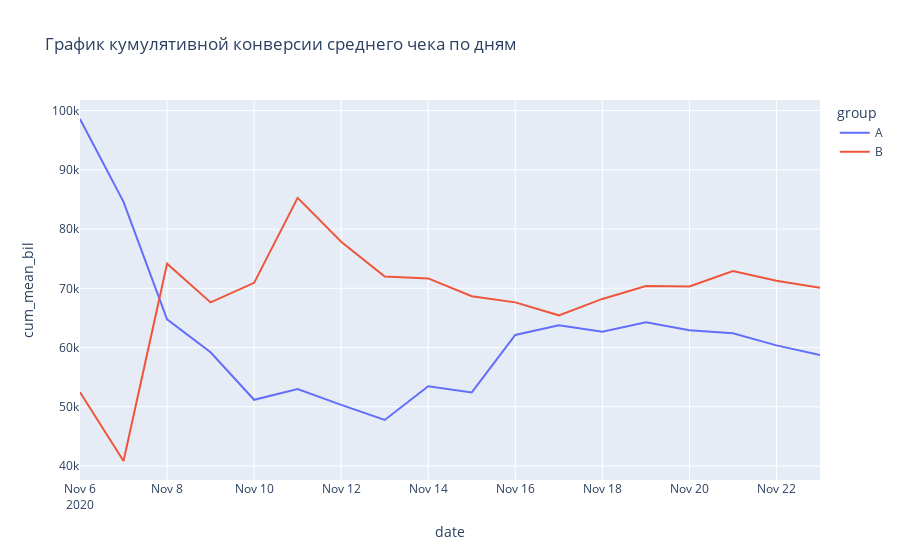

Notebook code cell kept with this figure:
### Code cell
fig = px.line(
    data_frame= daily_sample,
    x='date',
    y='cum_mean_bil',
    color='group',
    title= 'График кумулятивной конверсии среднего чека по дням'
)
fig.show()

### Figure 1 — Plotly figure (JSON) as saved in the notebook; plotly's stock layout.template omitted (floating-point values rounded to 4 significant figures)
{"data": [{"hovertemplate": "group=A<br>date=%{x}<br>cum_mean_bil=%{y}<extra></extra>", "legendgroup": "A", "line": {"color": "#636efa", "dash": "solid"}, "marker": {"symbol": "circle"}, "mode": "lines", "name": "A", "orientation": "v", "showlegend": true, "type": "scatter", "x": ["2020-11-06T00:00:00", "2020-11-07T00:00:00", "2020-11-08T00:00:00", "2020-11-09T00:00:00", "2020-11-10T00:00:00", "2020-11-11T00:00:00", "2020-11-12T00:00:00", "2020-11-13T00:00:00", "2020-11-14T00:00:00", "2020-11-15T00:00:00", "2020-11-16T00:00:00", "2020-11-17T00:00:00", "2020-11-18T00:00:00", "2020-11-19T00:00:00", "2020-11-20T00:00:00", "2020-11-21T00:00:00", "2020-11-22T00:00:00", "2020-11-23T00:00:00"], "xaxis": "x", "y": [98580.0, 84590.0, 64769, 59200.0, 51180.0, 53010.0, 50330.0, 47770.0, 53470.0, 52420.0, 62130.0, 63750.0, 62680.0, 64260.0, 62930.0, 62420.0, 60360.0, 58750.0], "yaxis": "y"}, {"hovertemplate": "group=B<br>date=%{x}<br>cum_mean_bil=%{y}<extra></extra>", "legendgroup": "B", "line": {"color": "#EF553B", "dash": "solid"}, "marker": {"symbol": "circle"}, "mode": "lines", "name": "B", "orientation": "v", "showlegend": true, "type": "scatter", "x": ["2020-11-06T00:00:00", "2020-11-07T00:00:00", "2020-11-08T00:00:00", "2020-11-09T00:00:00", "2020-11-10T00:00:00", "2020-11-11T00:00:00", "2020-11-12T00:00:00", "2020-11-13T00:00:00", "2020-11-14T00:00:00", "2020-11-15T00:00:00", "2020-11-16T00:00:00", "2020-11-17T00:00:00", "2020-11-18T00:00:00", "2020-11-19T00:00:00", "2020-11-20T00:00:00", "2020-11-21T00:00:00", "2020-11-22T00:00:00", "2020-11-23T00:00:00"], "xaxis": "x", "y": [52455, 40850.0, 74140.0, 67620.0, 70920.0, 85280.0, 77860.0, 72000.0, 71670.0, 68660.0, 67620.0, 65440.0, 68210.0, 70400.0, 70300.0, 72910.0, 71290.0, 70100.0], "yaxis": "y"}], "layout": {"legend": {"title": {"text": "group"}, "tracegroupgap": 0}, "title": {"text": "График кумулятивной конверсии среднего чека по дням"}, "xaxis": {"anchor": "y", "domain": [0, 1], "title": {"text": "date"}}, "yaxis": {"anchor": "x", "domain": [0, 1], "title": {"text": "cum_mean_bil"}}}}
